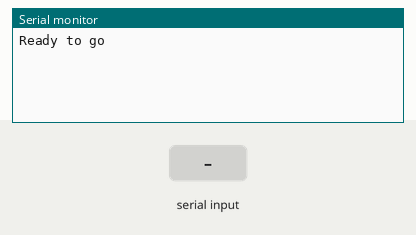
This sketch was run on a simulated Arduino Uno, built with avr-gcc and run on an emulated ATmega328P. On the bench: the last lines printed to the serial monitor. The inputs (shaded band) are chosen by the test bench.

Above: at 1.2 s.
1.3 s: "stop" received over the second serial link
At 2.9 s:
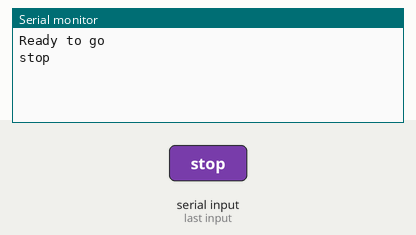
3.8 s: "1" received over the second serial link
At 5.4 s:
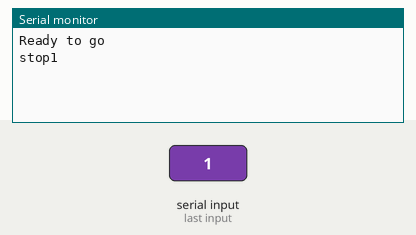

The sketch:

temp.ino
```cpp
#include <SoftwareSerial.h>
SoftwareSerial BLESerial(2,3);

long previousMillis_BLE = 0;
long previousMillis_SRE = 0;

int interval_BLE = 100;
int interval_SRE = 200;
void setup() {
  Serial.begin(9600);
  BLESerial.begin(9600);
  while (!Serial){
    ; // wait for serial port to connect
  }
  Serial.println("Ready to go");

}

void loop() {
  unsigned long currentMillis = millis();
  if (currentMillis - previousMillis_BLE > interval_BLE) {
    previousMillis_BLE = currentMillis;
    while (BLESerial.available() > 0){
      String in_str = BLESerial.readString();
//      if (in_str.length() == 0); else Serial.println(in_str);
      if (in_str == "poten"){
        while (BLESerial.readString() != "stop"){
          if (BLESerial.readString() == "stop"){
            break;
          }
          else {
            BLESerial.print((int) analogRead(A0));
            delay(3000);
          }
        }
      }
      else {
        Serial.print(in_str);
      }
    }
  }
  if (currentMillis - previousMillis_SRE > interval_BLE) {
    previousMillis_SRE = currentMillis;
    while (Serial.available() > 0){
      if (BLESerial.readString() == "poten"){
        BLESerial.print("");
      }
      else {
        BLESerial.print((String) Serial.readString());
      }
    }
  }
}
```

Measured:
- after the input at 1.3 s, the serial monitor: prints a new line after 1.0 s (image 1)
- after the input at 3.8 s, the serial monitor: prints a new line after 1.0 s (image 2)
